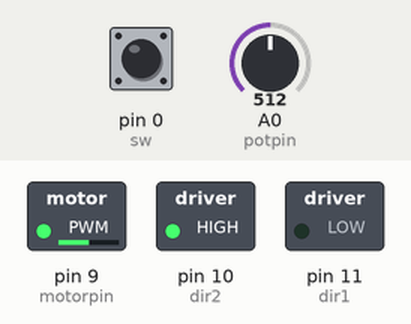
This sketch was run on a simulated Arduino Uno, built with avr-gcc and run on an emulated ATmega328P. Shown: switched loads named in the sketch (green lamp = pin HIGH). The test bench sets the inputs (shaded band); at power-on: A0 (potpin) = 512, pin 0 (sw) LOW.

Above: at 1.2 s.
1.3 s: A0 (potpin) set to 716
At 2.1 s:
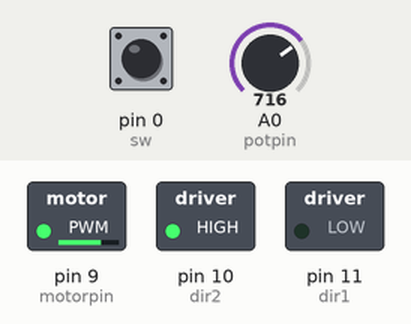
2.8 s: pin 0 (sw) pulled HIGH for 0.15 s
At 2.88 s:
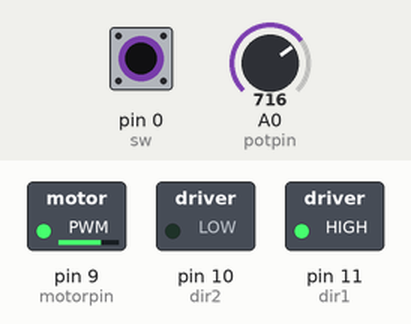
4.4 s: A0 (potpin) set to 900
At 5.6 s:
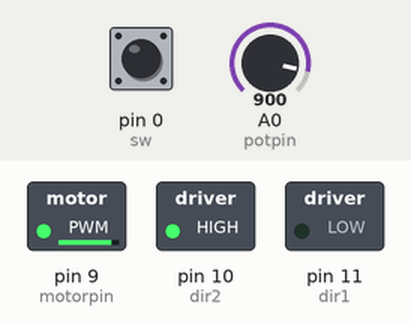
5.9 s: pin 0 (sw) pulled HIGH for 1 s
At 6.6 s:
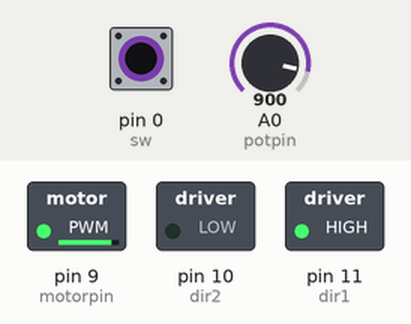
8.4 s: A0 (potpin) set to 122
At 9.6 s:
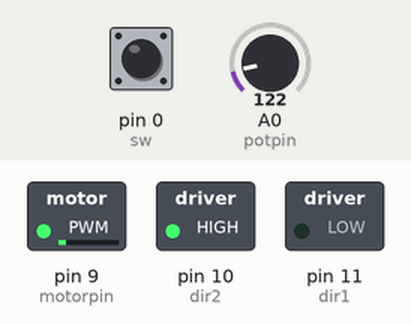
9.9 s: pin 0 (sw) pulled HIGH for 0.15 s
At 9.98 s:
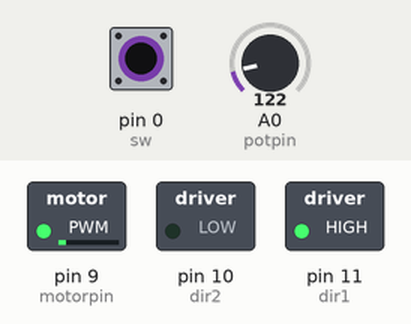
Timing chart, 0 to 12.5 s (numbered marks = the images above; inputs shaded):
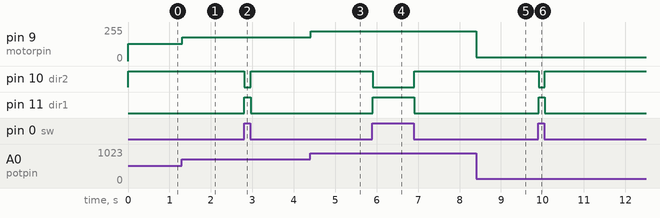

The sketch:

dc_motor_control.ino
```cpp
int val = 250;
int motorpin = 9;
int potpin = A0;
int speed;
int dir1 = 11;
int dir2 = 10;
int sw = 0;

void setup() {
  // put your setup code here, to run once:
  pinMode(dir1, OUTPUT);
  pinMode(dir2, OUTPUT);
  pinMode(sw, INPUT);

}

void loop() {
  // put your main code here, to run repeatedly:
  if(digitalRead(sw)==HIGH){
    digitalWrite(dir1, HIGH);
    digitalWrite(dir2, LOW);
  }
  else{
    digitalWrite(dir1, LOW);
    digitalWrite(dir2, HIGH);
    }
  speed = analogRead(potpin)/4.0;
  analogWrite(motorpin, speed);
  delay(20);
}
```

Measured:
- after the input at 1.3 s, pin 9 (motorpin): 128/255 → 179/255 at once
- after the input at 2.8 s, pin 10 (dir2): HIGH → LOW at once, → HIGH 0.16 s later; pin 11 (dir1): LOW → HIGH at once, → LOW 0.16 s later
- after the input at 4.4 s, pin 9 (motorpin): 179/255 → 225/255 at once
- after the input at 5.9 s, pin 10 (dir2): HIGH → LOW at once, → HIGH 1.0 s later; pin 11 (dir1): LOW → HIGH at once, → LOW 1.0 s later
- after the input at 8.4 s, pin 9 (motorpin): 225/255 → 30/255 at once
- after the input at 9.9 s, pin 10 (dir2): HIGH → LOW at once, → HIGH 0.14 s later; pin 11 (dir1): LOW → HIGH at once, → LOW 0.14 s later
